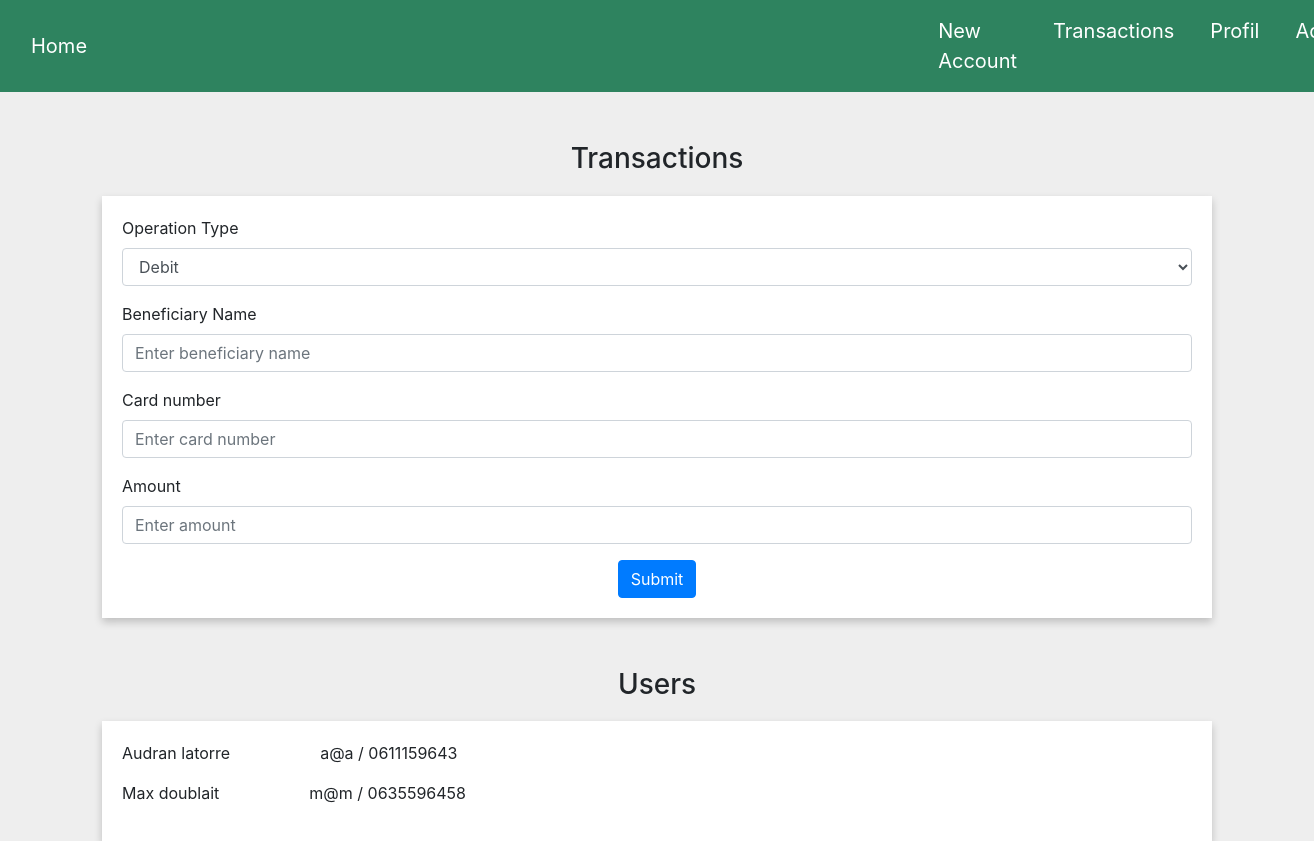
Screenshot of /admin (signed in) with the database file from the repository.
### tables this page shows
CREATE TABLE Users (
            id_user INTEGER PRIMARY KEY AUTOINCREMENT, 
            first_name TEXT NOT NULL,
            last_name TEXT NOT NULL,
            gender TEXT NOT NULL,
            email TEXT NOT NULL,
            password TEXT NOT NULL,
            phone_number TEXT NOT NULL,
            birthday DATE NOT NULL,
            address TEXT NOT NULL,
            role TEXT NOT NULL
        );

### views.py (the view)
@app.route('/admin', methods=['GET', 'POST'])
def admin():
    user = None
    if 'user_id' in session :
        user = Users.get_user_by_id(session['user_id'])
        if user == None:
            return render_template('index.html', user=user)
        else :
            conn = sqlite3.connect('app.db')
            cursor = conn.cursor()
            cursor.execute("SELECT * FROM Users")
            users = cursor.fetchall()
            conn.close()
    return render_template('admin.html', user=user, users=users)

### models.py (called while the page is built)
    def get_user_by_id(id_user):
        conn = sqlite3.connect('app.db')
        cursor = conn.cursor()
        cursor.execute('SELECT * FROM Users WHERE id_user = ?', (id_user,))
        user = cursor.fetchone()
        if user != None:
            new_user = Users(user[0], user[1], user[2], user[3], user[4], user[5], user[6], user[7], user[8], user[9])
            return new_user
        else:
            return None

### templates/admin.html (shortened to what this page needs)
<!DOCTYPE html>
<html lang="en">
<head>
    <link rel="stylesheet" href="https://stackpath.bootstrapcdn.com/bootstrap/4.3.1/css/bootstrap.min.css">
    <link rel="stylesheet" href="../static/admin.css">
</head>
<body>
    <nav class="navbar navbar-expand-lg bg-body-tertiary">
        <div class="container-fluid">
          <a class="navbar-brand" href="{{url_for('index')}}">Home</a>
          <div class="collapse navbar-collapse" id="navbarNavAltMarkup">
            <div class="navbar-nav">
              <a class="nav-link" href="{{url_for('create_account')}}">New Account</a>
              <a class="nav-link" href="{{url_for('transactions')}}">Transactions</a>
              <a class="nav-link" href="{{url_for('profile')}}">Profil</a>
              {% if user.role == 'admin' %}
              <a class="nav-link" href="{{url_for('admin')}}">Admin</a>
              {% endif %}
            </div>
          </div>
        </div>
    </nav>
    <div>
        <div class="transactions container mt-4">
            <h3>Transactions</h3>
            <form method="POST" action="/transactions_admin" class="transactionsForm">
                <div class="form-group">
                    <label for="operation_type" class="form-label">Operation Type</label>
                    <select class="form-control" name="operation_type" id="operationType">
                        <option value="debit">Debit</option>
                    </select>
                </div>
                <div class="form-group">
                    <label for="input_description">Beneficiary Name</label>
                    <input type="text" class="form-control" name="beneficiary_name" id="input_beneficiary_name" placeholder="Enter beneficiary name">
                </div>
                <div class="form-group">
                    <label for="input_amount">Card number</label>
                    <input type="text" class="form-control" name="card_number" id="input_card_nb" placeholder="Enter card number">
                </div>
                <div class="form-group">
                    <label for="input_amount">Amount</label>
                    <input type="number" class="form-control" name="amount" id="input_amount" placeholder="Enter amount" min="1">
                </div>
                <div class="saveButton">
                    <button class="saveBtn btn btn-primary" type=submit/>Submit</button><br/>
                </div>
            </form>
        </div>
    </div>
    <div>
        <div class="transactions container mt-4">
            <h3>Users</h3>
            <div class="transactionsForm">
                {% for usr in users %}
                <p>{{ usr[1] }} {{ usr[2] }} &nbsp &nbsp &nbsp &nbsp &nbsp &nbsp &nbsp &nbsp &nbsp &nbsp{{ usr[4]}} / {{ usr[6] }}</p>
                {% endfor %}
            </div>
        </div>
    </div>
</body>
</html>

### static/admin.css (style rules this page uses)
nav { background-color:#2E835F; }
.navbar-nav { margin-left: 70%; }
.navbar-brand { color : white; margin-right: 20px; font-size: 20px; }
.nav-link { color : white; margin-right: 20px; font-size: 20px; }
body { background-color: rgb(238, 238, 238); }
h3 { text-align: center; margin-top: 50px; }
.transactionsForm { padding: 20px; box-shadow: 0 4px 8px 0 rgba(0, 0, 0, 0.2); background-color: white; margin-top: 20px; }
.saveButton { text-align: center; }
.saveBtn.btn.btn-primary, .saveBtn.btn.btn-primary:hover { color : white; }

### rows the page displays
Users: first_name "Audran", last_name "latorre", email "a@a", phone_number "0611159643"
Users: first_name "Max", last_name "doublait", email "m@m", phone_number "0635596458"
